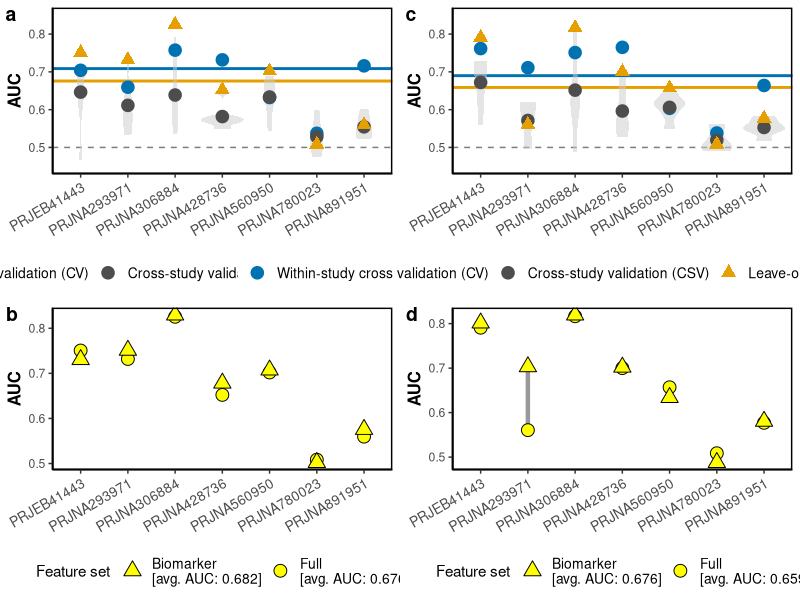

This figure's R source:
library(dplyr)
library(ggplot2)
library(vegan)
library(RColorBrewer)
library(cowplot)

setwd("/home/dongbiao/word_embedding_microbiome/programe_test/dietary_fber/data/classification/")

### OTUS, Within-study cross validation，Cross-study validation ，Leave-one-study-out validation
df_cv <- read.csv("results_cv.csv")
df_cv$`Within-study cross validation (CV)` <- c("Within-study cross validation (CV)")
df_csv <- read.csv("results_csv.csv")
df_csv$`Cross-study validation (CSV)` <- c("Cross-study validation (CSV)")
df_loso <- read.csv("results_loso.csv")
df_loso$`Leave-one-study-out validation (LOSO)` <- c("Leave-one-study-out validation (LOSO)")
plot_results <- data.frame(test_id = c(df_cv$study, df_csv$test_study, df_loso$test_study),
                           group = c(df_cv$`Within-study cross validation (CV)`,
                                     df_csv$`Cross-study validation (CSV)`,
                                     df_loso$`Leave-one-study-out validation (LOSO)`),
                           auc = c(df_cv$auc, df_csv$auc, df_loso$auc))
plot_results <- plot_results %>%
  mutate(group = factor(group, 
                        levels = c("Within-study cross validation (CV)",
                                   "Cross-study validation (CSV)",
                                   "Leave-one-study-out validation (LOSO)"),
                        labels = c("CV", "CSV", "LOSO")))
plot_results$test_id <- as.factor(plot_results$test_id)

color_values <- c("CV" = "#0072B2", "CSV" = "grey30", "LOSO" = "#E69F00")
shape_values <- c("CV" = 19, "CSV" = 19, "LOSO" = 17)
legend_labels <- c("CV" = "Within-study cross validation (CV)",
                   "CSV" = "Cross-study validation (CSV)",
                   "LOSO" = "Leave-one-study-out validation (LOSO)")

overall_stats <- plot_results %>%
  group_by(group) %>%
  summarize(overall_mean = mean(auc),
            overall_sd = sd(auc))
cv_stats <- filter(overall_stats, group == "CV")
loso_stats <- filter(overall_stats, group == "LOSO")

p_1 <- ggplot(plot_results, aes(x = test_id, y = auc)) +
  geom_hline(yintercept = cv_stats$overall_mean, color = "#0072B2", linewidth = 1) +
  geom_hline(yintercept = loso_stats$overall_mean, color = "#E69F00", linewidth = 1) +
  geom_hline(yintercept = 0.5, linetype = "dashed", color = "grey50") +
  geom_violin(
    data = . %>% filter(group == "CSV"),
    aes(fill = "CSV"), 
    color = NA, 
    alpha = 0.5,
    trim = TRUE
  ) +
  stat_summary(
    aes(color = group, shape = group), 
    fun = mean, 
    geom = "point", 
    size = 3,
    stroke = 1.2 
  ) +
  scale_fill_manual(values = c("CSV" = "grey80"), guide = "none") + 
  scale_color_manual(
    name = NULL, 
    values = color_values,
    labels = legend_labels
  ) +
  scale_shape_manual(
    name = NULL, 
    values = shape_values,
    labels = legend_labels
  ) +
  scale_y_continuous(limits = c(0.45, 0.85)) +
  labs(x = NULL, y = "AUC") +
  theme_classic() +
  theme(
    axis.text.x = element_text(angle = 30, vjust = 1, hjust = 1, size = 10),
    panel.border = element_rect(color = "black", fill = NA, linewidth = 1),
    axis.title.y = element_text(size = 12, face = "bold"),
    legend.position = "bottom", 
    legend.text = element_text(size = 10)
  )

### subset of OTUs
df_loso <- read.csv("results_loso.csv")
df_loso$group <- "Full"
df_biomarker <- read.csv("results_loso_biomark.csv")
df_biomarker$group <- "Biomarker"
plot_results <- rbind(df_loso, df_biomarker)


# df_plot$test_study <- factor(df_plot$test_study, levels = sort(unique(df_plot$test_study)))

avg_aucs <- plot_results %>%
  group_by(group) %>%
  summarize(avg_auc_val = mean(auc))

legend_labels <- c(
  "Full" = paste0("Full\n[avg. AUC: ", sprintf("%.3f", avg_aucs$avg_auc_val[avg_aucs$group == "Full"]), "]"),
  "Biomarker" = paste0("Biomarker\n[avg. AUC: ", sprintf("%.3f", avg_aucs$avg_auc_val[avg_aucs$group == "Biomarker"]), "]")
)

p_2 <- ggplot(plot_results, aes(x = test_study, y = auc)) +
  geom_line(
    aes(group = test_study), 
    color = "grey60", 
    linewidth = 1.5
  ) +
  geom_point(
    aes(shape = group, fill = group),
    size = 4,    
    color = "black"  
  ) +
  labs(y = "AUC", x = NULL) +
  scale_shape_manual(
    name = "Feature set", 
    values = c("Full" = 21, "Biomarker" = 24),
    labels = legend_labels 
  ) +
  scale_fill_manual(
    name = "Feature set", 
    values = c("Full" = "yellow", "Biomarker" = "yellow"),
    labels = legend_labels
  ) +
  theme_classic() +
  theme(
    panel.border = element_rect(color = "black", fill = NA, linewidth = 1),
    axis.text.x = element_text(angle = 30, vjust = 1, hjust = 1, size = 10),
    axis.title.y = element_text(size = 12, face = "bold"),
    legend.position = "bottom", 
    legend.text = element_text(size = 10)
  )

### KOs, Within-study cross validation，Cross-study validation ，Leave-one-study-out validation
df_cv <- read.csv("results_ko_cv.csv")
df_cv$`Within-study cross validation (CV)` <- c("Within-study cross validation (CV)")
df_csv <- read.csv("results_ko_csv.csv")
df_csv$`Cross-study validation (CSV)` <- c("Cross-study validation (CSV)")
df_loso <- read.csv("results_ko_loso.csv")
df_loso$`Leave-one-study-out validation (LOSO)` <- c("Leave-one-study-out validation (LOSO)")
plot_results <- data.frame(test_id = c(df_cv$study, df_csv$test_study, df_loso$test_study),
                           group = c(df_cv$`Within-study cross validation (CV)`,
                                     df_csv$`Cross-study validation (CSV)`,
                                     df_loso$`Leave-one-study-out validation (LOSO)`),
                           auc = c(df_cv$auc, df_csv$auc, df_loso$auc))
plot_results <- plot_results %>%
  mutate(group = factor(group, 
                        levels = c("Within-study cross validation (CV)",
                                   "Cross-study validation (CSV)",
                                   "Leave-one-study-out validation (LOSO)"),
                        labels = c("CV", "CSV", "LOSO")))
plot_results$test_id <- as.factor(plot_results$test_id)

color_values <- c("CV" = "#0072B2", "CSV" = "grey30", "LOSO" = "#E69F00")
shape_values <- c("CV" = 19, "CSV" = 19, "LOSO" = 17)
legend_labels <- c("CV" = "Within-study cross validation (CV)",
                   "CSV" = "Cross-study validation (CSV)",
                   "LOSO" = "Leave-one-study-out validation (LOSO)")

overall_stats <- plot_results %>%
  group_by(group) %>%
  summarize(overall_mean = mean(auc),
            overall_sd = sd(auc))
cv_stats <- filter(overall_stats, group == "CV")
loso_stats <- filter(overall_stats, group == "LOSO")

p_3 <- ggplot(plot_results, aes(x = test_id, y = auc)) +
  geom_hline(yintercept = cv_stats$overall_mean, color = "#0072B2", linewidth = 1) +
  geom_hline(yintercept = loso_stats$overall_mean, color = "#E69F00", linewidth = 1) +
  geom_hline(yintercept = 0.5, linetype = "dashed", color = "grey50") +
  geom_violin(
    data = . %>% filter(group == "CSV"),
    aes(fill = "CSV"), 
    color = NA, 
    alpha = 0.5,
    trim = TRUE
  ) +
  stat_summary(
    aes(color = group, shape = group), 
    fun = mean, 
    geom = "point", 
    size = 3,
    stroke = 1.2 
  ) +
  scale_fill_manual(values = c("CSV" = "grey80"), guide = "none") + 
  scale_color_manual(
    name = NULL, 
    values = color_values,
    labels = legend_labels
  ) +
  scale_shape_manual(
    name = NULL, 
    values = shape_values,
    labels = legend_labels
  ) +
  labs(x = NULL, y = "AUC") +
  scale_y_continuous(limits = c(0.45, 0.85)) +
  theme_classic() +
  theme(
    panel.border = element_rect(color = "black", fill = NA, linewidth = 1),
    axis.text.x = element_text(angle = 30, vjust = 1, hjust = 1, size = 10),
    axis.title.y = element_text(size = 12, face = "bold"),
    legend.position = "bottom", 
    legend.text = element_text(size = 10)
  )

### subsets KOs
df_loso <- read.csv("results_ko_loso.csv")
df_loso$group <- "Full"
df_biomarker <- read.csv("results_ko_loso_biomark.csv")
df_biomarker$group <- "Biomarker"
plot_results <- rbind(df_loso, df_biomarker)


# df_plot$test_study <- factor(df_plot$test_study, levels = sort(unique(df_plot$test_study)))

avg_aucs <- plot_results %>%
  group_by(group) %>%
  summarize(avg_auc_val = mean(auc))

legend_labels <- c(
  "Full" = paste0("Full\n[avg. AUC: ", sprintf("%.3f", avg_aucs$avg_auc_val[avg_aucs$group == "Full"]), "]"),
  "Biomarker" = paste0("Biomarker\n[avg. AUC: ", sprintf("%.3f", avg_aucs$avg_auc_val[avg_aucs$group == "Biomarker"]), "]")
)

p_4 <- ggplot(plot_results, aes(x = test_study, y = auc)) +
  geom_line(
    aes(group = test_study), 
    color = "grey60", 
    linewidth = 1.5
  ) +
  geom_point(
    aes(shape = group, fill = group),
    size = 4,    
    color = "black"  
  ) +
  labs(y = "AUC", x = NULL) +
  scale_shape_manual(
    name = "Feature set", 
    values = c("Full" = 21, "Biomarker" = 24),
    labels = legend_labels 
  ) +
  scale_fill_manual(
    name = "Feature set", 
    values = c("Full" = "yellow", "Biomarker" = "yellow"),
    labels = legend_labels
  ) +
  theme_classic() +
  theme(
    panel.border = element_rect(color = "black", fill = NA, linewidth = 1),
    axis.text.x = element_text(angle = 30, vjust = 1, hjust = 1, size = 10),
    axis.title.y = element_text(size = 12, face = "bold"),
    legend.position = "bottom", 
    legend.text = element_text(size = 10)
  )

p <- plot_grid(p_1, p_3, p_2, p_4, align="hv", labels = c("a", "c", "b", "d"),
               nrow = 2, ncol=2, plot=FALSE)
ggsave(p, filename = "Figure_4.pdf",width = 10, height = 7, useDingbats=FALSE)
